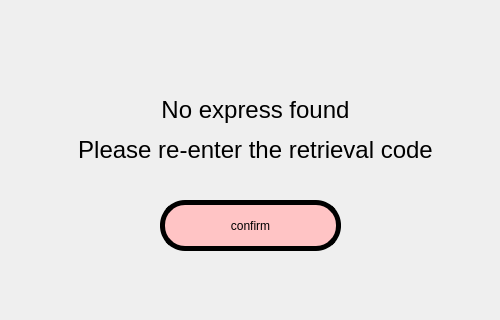
<?xml version="1.0" encoding="UTF-8"?>
<ui version="4.0">
 <class>Dialog</class>
 <widget class="QDialog" name="Dialog">
  <property name="geometry">
   <rect>
    <x>0</x>
    <y>0</y>
    <width>500</width>
    <height>320</height>
   </rect>
  </property>
  <property name="windowTitle">
   <string>Dialog</string>
  </property>
  <property name="styleSheet">
   <string notr="true">QDialog#Dialog {
border-image:url(:/register/按键1.jpg)
}
</string>
  </property>
  <widget class="QLabel" name="label">
   <property name="geometry">
    <rect>
     <x>-40</x>
     <y>80</y>
     <width>591</width>
     <height>101</height>
    </rect>
   </property>
   <property name="styleSheet">
    <string notr="true">font: 25pt &quot;Baskerville Old Face&quot;;</string>
   </property>
   <property name="text">
    <string>&lt;html&gt;&lt;head/&gt;&lt;body&gt;&lt;p align=&quot;center&quot;&gt;&lt;span style=&quot; font-size:18pt;&quot;&gt;No express found&lt;/span&gt;&lt;/p&gt;&lt;p align=&quot;center&quot;&gt;&lt;span style=&quot; font-size:18pt;&quot;&gt;Please re-enter the retrieval code&lt;/span&gt;&lt;/p&gt;&lt;/body&gt;&lt;/html&gt;</string>
   </property>
  </widget>
  <widget class="QPushButton" name="pushButton">
   <property name="geometry">
    <rect>
     <x>160</x>
     <y>200</y>
     <width>181</width>
     <height>51</height>
    </rect>
   </property>
   <property name="styleSheet">
    <string notr="true">QPushButton{
   border-radius: 25px;
   background-color:rgb(255, 196, 197);
   border:5px solid rgb(0, 0, 0);
   font: 20pt &quot;Showcard Gothic&quot;;
}</string>
   </property>
   <property name="text">
    <string>confirm</string>
   </property>
  </widget>
 </widget>
 <resources>
  <include location="images.qrc"/>
 </resources>
 <connections>
  <connection>
   <sender>pushButton</sender>
   <signal>clicked()</signal>
   <receiver>Dialog</receiver>
   <slot>close()</slot>
   <hints>
    <hint type="sourcelabel">
     <x>158</x>
     <y>126</y>
    </hint>
    <hint type="destinationlabel">
     <x>55</x>
     <y>98</y>
    </hint>
   </hints>
  </connection>
 </connections>
</ui>
